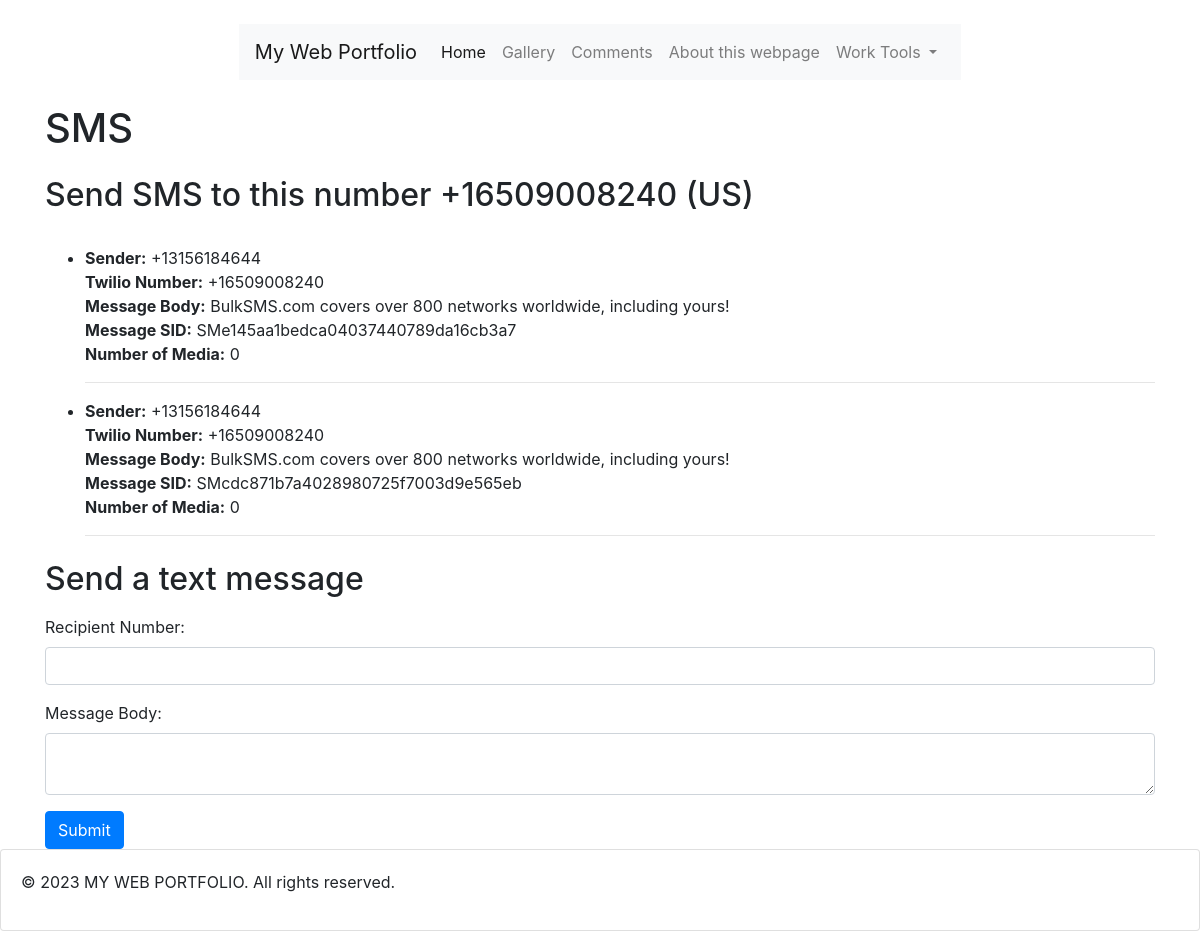
/send_sms/, run on an earlier commit of the app's database.
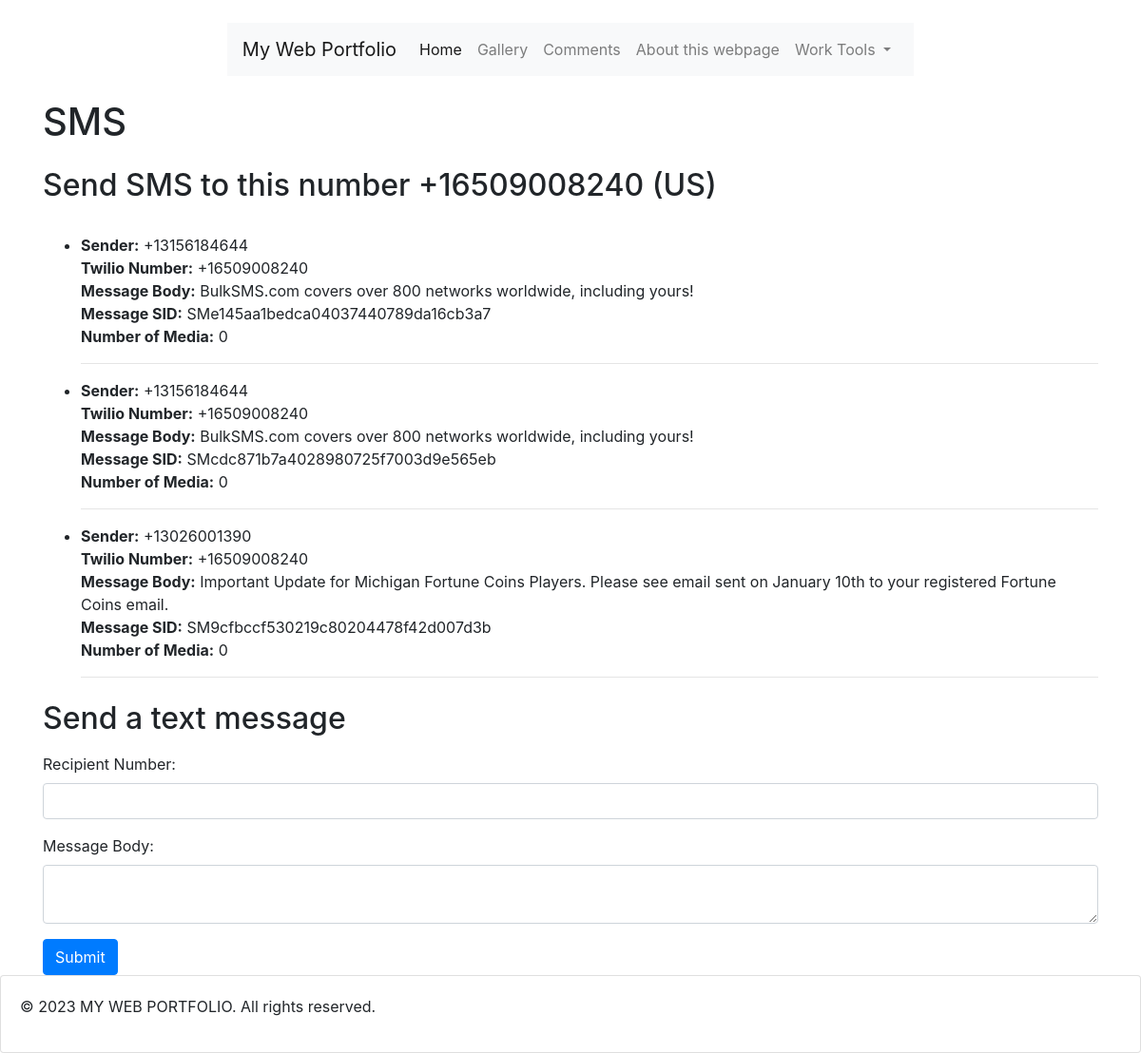
And on a later commit of the database.
### sendSMS/models.py (models this page shows, shortened)
class IncomingSMS(models.Model):
    sender_number = models.CharField(max_length=20)
    twilio_number = models.CharField(max_length=20)
    message_body = models.TextField()
    message_sid = models.CharField(max_length=255)
    num_media = models.IntegerField(default=0)

### sendSMS/views.py (the view, shortened to what this page needs)
# urls.py: path('send_sms/', send_sms, name='send_sms'),
def send_sms(request):
    sms_messages = IncomingSMS.objects.all()
    return render(request, 'send_sms.html', {'sms_messages': sms_messages})

### templates/send_sms.html (shortened to what this page needs)
{% extends 'base.html' %}
{% load static %}
{% block content %}
    <div class="container mt-4">
        <h1 class="mt-4 mb-4">SMS</h1>
        <h2>Send SMS to this number +16509008240 (US)</h2>
        <br>
        <ul>
            {% for sms in sms_messages %}
                <li>
                    <strong>Sender:</strong> {{ sms.sender_number }}<br>
                    <strong>Twilio Number:</strong> {{ sms.twilio_number }}<br>
                    <strong>Message Body:</strong> {{ sms.message_body }}<br>
                    <strong>Message SID:</strong> {{ sms.message_sid }}<br>
                    <strong>Number of Media:</strong> {{ sms.num_media }}<br>
                    <hr>
                </li>
            {% endfor %}
        </ul>
        <h2 class="mt-4">Send a text message</h2>
        <form method="post" action="{% url 'send_sms' %}" class="mt-3">
            <div class="form-group">
                <label for="recipient_number">Recipient Number:</label>
                <input type="text" name="recipient_number" class="form-control" required>
            </div>
            <div class="form-group">
                <label for="message_body">Message Body:</label>
                <textarea name="message_body" class="form-control" required></textarea>
            </div>
            <button type="submit" class="btn btn-primary">Submit</button>
        </form>
    </div>
{% endblock %}

What changed in the data, as far as the page shows it:
added IncomingSMS: sender_number "+13026001390", twilio_number "+16509008240", message_body "Important Update for Michigan Fortune Coins Players. Please see email sent on January 10th to your registered Fortune Coins email.", message_sid "SM9cfbccf530219c80204478f42d007d3b", num_media "0"
